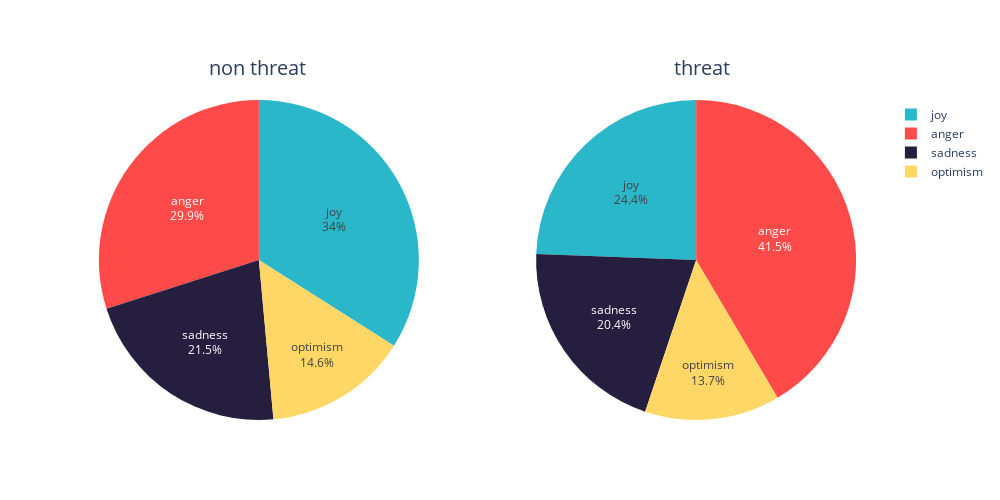

Notebook code cell kept with this figure:
### Code cell
colors = ["#fe4a49", "#2ab7ca", "#fed766", "#251e3e"]

col1 = (
    df_flat.loc[df_flat["toxicity_ensemble_text.threat"] == False][
        "sentiment_title.emotion.class"
    ]
    .value_counts()
    .sort_index()
)
labels1 = col1.index.tolist()
values1 = col1.values.tolist()
col2 = (
    df_flat.loc[df_flat["toxicity_ensemble_text.threat"] == True][
        "sentiment_title.emotion.class"
    ]
    .value_counts()
    .sort_index()
)
labels2 = col2.index.tolist()
values2 = col2.values.tolist()


fig = make_subplots(rows=1, cols=2, specs=[[{"type": "domain"}, {"type": "domain"}]])
_ = fig.add_trace(
    go.Pie(
        labels=labels1,
        values=values1,
        name="non threat",
        textinfo="label+percent",
        marker_colors=colors,
    ),
    1,
    1,
)
_ = fig.add_trace(
    go.Pie(
        labels=labels2,
        values=values2,
        name="threat",
        textinfo="label+percent",
        marker_colors=colors,
    ),
    1,
    2,
)

_ = fig.update_layout(
    annotations=[
        dict(text="non threat", x=0.16, y=1.15, font_size=20, showarrow=False),
        dict(text="threat", x=0.82, y=1.15, font_size=20, showarrow=False),
    ],
    width=1000,
    height=500,
)
fig.show()

### Figure 1 — Plotly figure (JSON) as saved in the notebook; plotly's stock layout.template omitted (floating-point values rounded to 4 significant figures)
{"data": [{"domain": {"x": [0, 0.45], "y": [0, 1]}, "labels": ["anger", "joy", "optimism", "sadness"], "marker": {"colors": ["#fe4a49", "#2ab7ca", "#fed766", "#251e3e"]}, "name": "non threat", "textinfo": "label+percent", "type": "pie", "values": [4629, 5257, 2250, 3327]}, {"domain": {"x": [0.55, 1], "y": [0, 1]}, "labels": ["anger", "joy", "optimism", "sadness"], "marker": {"colors": ["#fe4a49", "#2ab7ca", "#fed766", "#251e3e"]}, "name": "threat", "textinfo": "label+percent", "type": "pie", "values": [410, 241, 135, 202]}], "layout": {"annotations": [{"font": {"size": 20}, "showarrow": false, "text": "non threat", "x": 0.16, "y": 1.15}, {"font": {"size": 20}, "showarrow": false, "text": "threat", "x": 0.82, "y": 1.15}], "height": 500, "width": 1000}}
